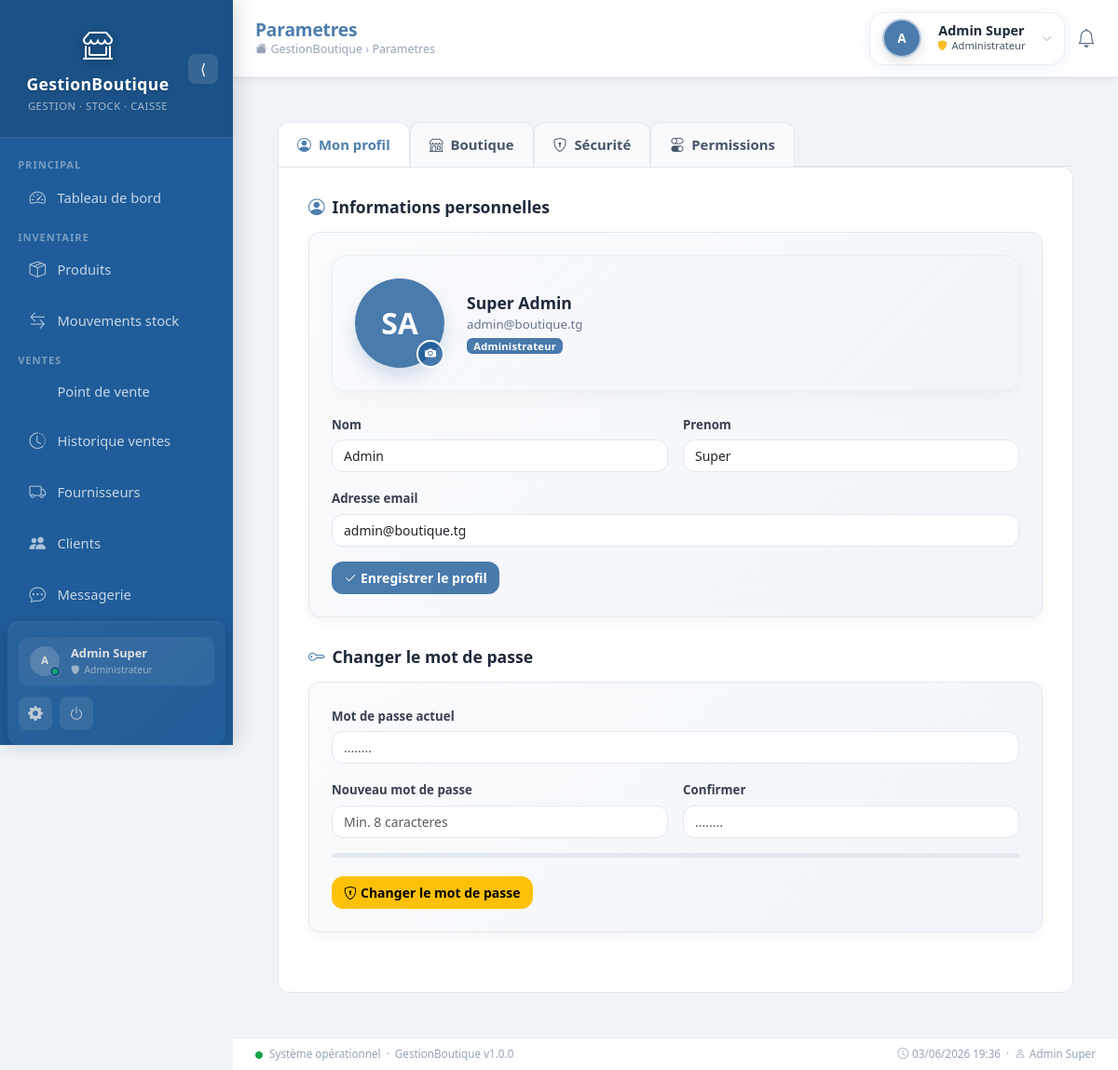
Page /modules/parametres/index.php (signed in) on the committed database.
### tables this page shows
CREATE TABLE utilisateurs (
    id            INT UNSIGNED AUTO_INCREMENT PRIMARY KEY,
    nom           VARCHAR(100) NOT NULL,
    prenom        VARCHAR(100) NOT NULL,
    email         VARCHAR(150) NOT NULL UNIQUE,
    mot_de_passe  VARCHAR(255) NOT NULL,           
    role_id       INT UNSIGNED NOT NULL,
    statut        ENUM('actif','inactif') DEFAULT 'actif',
    token_reset   VARCHAR(255) DEFAULT NULL,        
    created_at    TIMESTAMP DEFAULT CURRENT_TIMESTAMP,
    updated_at    TIMESTAMP DEFAULT CURRENT_TIMESTAMP ON UPDATE CURRENT_TIMESTAMP,
    FOREIGN KEY (role_id) REFERENCES roles(id) ON DELETE RESTRICT
);

CREATE TABLE roles (
    id       INT UNSIGNED AUTO_INCREMENT PRIMARY KEY,
    nom      VARCHAR(50) NOT NULL UNIQUE,
    created_at TIMESTAMP DEFAULT CURRENT_TIMESTAMP
);

### config/config.php (called while the page is built, shortened)
<?php
function clean(string $data): string {
    return htmlspecialchars(strip_tags(trim($data)), ENT_QUOTES, 'UTF-8');
}

### modules/parametres/index.php (the view, shortened to what this page needs)
<?php
require_once __DIR__ . '/../../config/config.php';
$db     = getDB();
$userId = $_SESSION['user_id'];
$stmt = $db->prepare("SELECT u.*, r.nom AS role FROM utilisateurs u JOIN roles r ON u.role_id=r.id WHERE u.id=:id");
$stmt->execute([':id'=>$userId]);
$stmt->execute([':id'=>$userId]); $user=$stmt->fetch();
$section='profil'; if(isset($_GET['s'])) $section=$_GET['s'];
require_once __DIR__ . '/../../includes/header.php';
?>
<div class="param-container">
    <ul class="nav nav-tabs param-tabs" id="paramTabs" role="tablist">
        <li class="nav-item" role="presentation">
            <a href="?s=profil" class="nav-link <?=$section==='profil'?'active':''?>"><i class="bi bi-person-circle me-2"></i>Mon profil</a>
            </li>
            <li class="nav-item" role="presentation">
            <a href="?s=boutique" class="nav-link <?=$section==='boutique'?'active':''?>"><i class="bi bi-shop me-2"></i>Boutique</a>
            </li>
            <li class="nav-item" role="presentation">
            <a href="?s=securite" class="nav-link <?=$section==='securite'?'active':''?>"><i class="bi bi-shield-lock me-2"></i>Sécurité</a>
            </li>
            <?php if($_SESSION['user_role']==='administrateur'): ?>
            <li class="nav-item" role="presentation">
            <a href="?s=permissions" class="nav-link <?=$section==='permissions'?'active':''?>"><i class="bi bi-toggles me-2"></i>Permissions</a>
        </li>
    <?php endif; ?>
</ul>
<div class="tab-content param-tab-content" id="paramTabsContent">
<div class="tab-pane fade <?=$section==='profil'?'show active':''?>" id="profil" role="tabpanel" aria-labelledby="profil-tab">
<div class="param-section">
<h6><i class="bi bi-person-circle"></i>Informations personnelles</h6>
<div class="param-card">
    <div class="d-flex align-items-center gap-4 mb-4 p-4" style="background: linear-gradient(135deg, rgba(248,250,252,0.8) 0%, rgba(241,245,249,0.9) 100%);border-radius:16px;border:1px solid rgba(226,232,240,0.6);box-shadow:0 6px 20px rgba(0,0,0,0.04);">
        <div class="avatar-wrapper">
            <?php if(!empty($user['avatar'])&&file_exists(__DIR__.'/../../uploads/avatars/'.$user['avatar'])):?>
            <img src="<?=APP_URL?>/uploads/avatars/<?=$user['avatar']?>" class="avatar-img" alt="Photo">
            <?php else:?>
            <div class="avatar-initiales"><?=strtoupper(substr($user['prenom'],0,1).substr($user['nom'],0,1))?></div>
            <?php endif;?>
            <label for="inputAvatar" class="avatar-edit-btn" title="Changer la photo"><i class="bi bi-camera-fill"></i></label>
        </div>
        <div style="flex:1;">
            <div style="font-size:1.1rem;font-weight:700;color:#1e293b;"><?=clean($user['prenom'].' '.$user['nom'])?></div>
            <div style="font-size:.83rem;color:#64748b;"><?=clean($user['email'])?></div>
            <span class="badge mt-1" style="background:var(--bleu);"><?=ucfirst($user['role'])?></span>
        </div>
    </div>
    <form method="POST">
        <div class="row g-3">
            <div class="col-md-6"><label class="form-label fw-semibold">Nom</label><input type="text" name="nom" class="form-control" value="<?=clean($user['nom'])?>" required></div>
            <div class="col-md-6"><label class="form-label fw-semibold">Prenom</label><input type="text" name="prenom" class="form-control" value="<?=clean($user['prenom'])?>" required></div>
            <div class="col-12"><label class="form-label fw-semibold">Adresse email</label><input type="email" name="email" class="form-control" value="<?=clean($user['email'])?>" required></div>
        </div>
        <button type="submit" class="btn mt-3 fw-semibold" style="background:var(--bleu);color:#fff;"><i class="bi bi-check2 me-1"></i>Enregistrer le profil</button>
    </form>
</div>
</div>
<div class="param-section">
<h6><i class="bi bi-key"></i>Changer le mot de passe</h6>
<div class="param-card">
    <form method="POST">
        <div class="row g-3">
            <div class="col-12"><label class="form-label fw-semibold">Mot de passe actuel</label><input type="password" name="mdp_actuel" class="form-control" required placeholder="........"></div>
            <div class="col-md-6"><label class="form-label fw-semibold">Nouveau mot de passe</label><input type="password" name="mdp_nouveau" id="mdpNouv" class="form-control" required placeholder="Min. 8 caracteres" minlength="8"></div>
            <div class="col-md-6"><label class="form-label fw-semibold">Confirmer</label><input type="password" name="mdp_confirm" class="form-control" required placeholder="........"></div>
            <div class="col-12"><div id="mdpForce" style="height:5px;border-radius:3px;background:#e2e8f0;"></div></div>
        </div>
        <button type="submit" class="btn btn-warning mt-3 fw-semibold"><i class="bi bi-shield-lock me-1"></i>Changer le mot de passe</button>
    </form>
</div>
</div>
</div>
</div>
</div>
</div>
<?php require_once __DIR__ . '/../../includes/footer.php'; ?>

### assets/css/design.css (style rules this page uses)
:root { --gb-primary: #1F5C99; --gb-primary-dark: #153F6E; --gb-primary-light:#D6E4F0; --gb-radius: 12px; --gb-radius-sm: 8px; --gb-shadow: 0 2px 12px rgba(31,92,153,.10); --gb-shadow-md: 0 4px 24px rgba(31,92,153,.14); --gb-transition: all .2s ease; }
body { background: #f0f4f8; font-family: 'Segoe UI', system-ui, -apple-system, sans-serif; font-size: .93rem; }
.badge { font-weight: 600; letter-spacing: .02em; padding: .3em .65em; }
.btn { font-weight: 500; border-radius: var(--gb-radius-sm); transition: var(--gb-transition); font-size: .875rem; }
.form-control, .form-select { border-radius: var(--gb-radius-sm); border-color: #e2e8f0; font-size: .875rem; transition: var(--gb-transition); }
.form-label { font-weight: 600; font-size: .83rem; color: #374151; margin-bottom: .35rem; }
.main-content > * { animation: fadeInUp .3s ease both; }
.main-content > *:nth-child(3) { animation-delay: .11s; }

### rows in the picture
utilisateurs: prenom+nom "SA", prenom+nom "Super Admin", email "admin@boutique.tg", role.nom "Administrateur", nom "Admin", prenom "Super"

### other values in the picture
APP_NAME "GestionBoutique"
$_SESSION['user_role'] "Administrateur"
$pageTitle "Parametres"
$displayName "Admin Super"
$role "Administrateur"
APP_VERSION "1.0.0"
